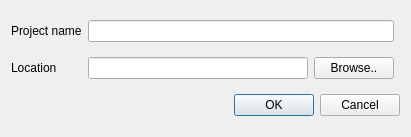
<?xml version="1.0" encoding="UTF-8"?>
<ui version="4.0">
 <class>NewProjectDialog</class>
 <widget class="QDialog" name="NewProjectDialog">
  <property name="geometry">
   <rect>
    <x>0</x>
    <y>0</y>
    <width>411</width>
    <height>137</height>
   </rect>
  </property>
  <property name="windowTitle">
   <string>New PHP project</string>
  </property>
  <property name="sizeGripEnabled">
   <bool>false</bool>
  </property>
  <property name="modal">
   <bool>false</bool>
  </property>
  <layout class="QGridLayout" name="gridLayout">
   <item row="8" column="0" colspan="4">
    <widget class="QDialogButtonBox" name="buttonBox">
     <property name="orientation">
      <enum>Qt::Horizontal</enum>
     </property>
     <property name="standardButtons">
      <set>QDialogButtonBox::Cancel|QDialogButtonBox::Ok</set>
     </property>
    </widget>
   </item>
   <item row="0" column="0">
    <widget class="QLabel" name="labelProjectName">
     <property name="text">
      <string>Project name</string>
     </property>
    </widget>
   </item>
   <item row="4" column="1">
    <widget class="QLineEdit" name="location"/>
   </item>
   <item row="4" column="2">
    <widget class="QPushButton" name="browseLocation">
     <property name="text">
      <string>Browse..</string>
     </property>
    </widget>
   </item>
   <item row="4" column="0">
    <widget class="QLabel" name="labelLocation">
     <property name="text">
      <string>Location</string>
     </property>
    </widget>
   </item>
   <item row="0" column="1" colspan="2">
    <widget class="QLineEdit" name="projectName"/>
   </item>
  </layout>
 </widget>
 <resources/>
 <connections>
  <connection>
   <sender>buttonBox</sender>
   <signal>accepted()</signal>
   <receiver>NewProjectDialog</receiver>
   <slot>accept()</slot>
   <hints>
    <hint type="sourcelabel">
     <x>248</x>
     <y>254</y>
    </hint>
    <hint type="destinationlabel">
     <x>157</x>
     <y>274</y>
    </hint>
   </hints>
  </connection>
  <connection>
   <sender>buttonBox</sender>
   <signal>rejected()</signal>
   <receiver>NewProjectDialog</receiver>
   <slot>reject()</slot>
   <hints>
    <hint type="sourcelabel">
     <x>316</x>
     <y>260</y>
    </hint>
    <hint type="destinationlabel">
     <x>286</x>
     <y>274</y>
    </hint>
   </hints>
  </connection>
 </connections>
</ui>
